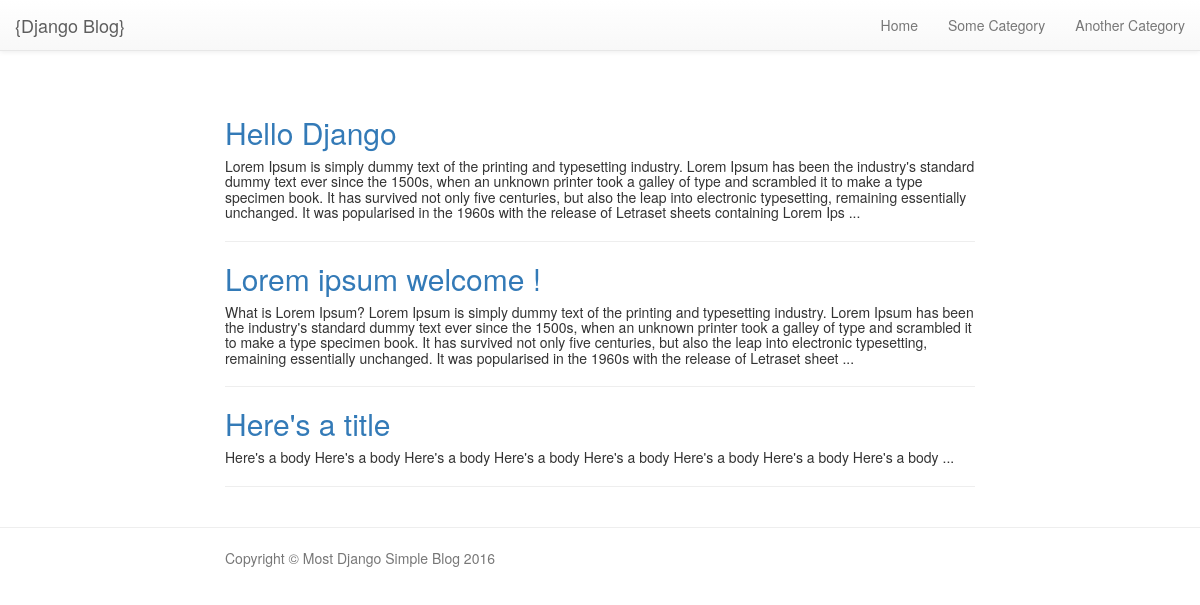
The page / on the database its author committed.
### blog/models.py (models this page shows, shortened)
class Category(models.Model):
	name = models.CharField(max_length=80)

class Post(models.Model):
    title 	= models.CharField(max_length=80)
    content = models.TextField()
    category =models.ForeignKey(Category, on_delete=models.CASCADE)

### blog/views.py (the view)
# urls.py: url(r'^$', Index, name='index'),
def Index(request):
	posts = models.Post.objects.all()
	categories = models.Category.objects.all()
	context = {'posts': posts, 'categories': categories}
	return render(request, 'index.html', context)

### blog/templates/index.html (shortened to what this page needs)
{% extends "master.html" %}
{% block content %}
    <div class="container" style="margin-top: 8%">
        <div class="row">
            <div class="col-lg-8 col-lg-offset-2 col-md-10 col-md-offset-1">
            {% for post in posts %}
                <div class="post-preview">
                    <a href="/post/{{post.id}}">
                        <h2 class="post-title">
                            {{ post.title }}
                        </h2>
                    </a>
                        <h5 class="post-subtitle">
                            {{ post.content|slice:":455"}} ...
                        </h5>
                </div>
                <hr>
                {% endfor %}
            </div>
        </div>
    </div>
{% endblock %}

### blog/templates/master.html (shortened to what this page needs)
<!DOCTYPE html>
<html lang="en">
<head>
<link rel="stylesheet" href="https://maxcdn.bootstrapcdn.com/bootstrap/3.3.7/css/bootstrap.min.css">
<link rel="stylesheet" href="https://maxcdn.bootstrapcdn.com/bootstrap/3.3.7/css/bootstrap-theme.min.css">
</head>
<body>
    <nav class="navbar navbar-default navbar-custom navbar-fixed-top">
        <div class="container-fluid">
            <div class="navbar-header page-scroll">
                <a class="navbar-brand" href="/">{Django Blog}</a>
            </div>
            <div class="collapse navbar-collapse" id="bs-example-navbar-collapse-1">
                <ul class="nav navbar-nav navbar-right">
                    <li>
                        <a href="/">Home</a>
                    </li>
                    {% for category in categories %}
                    <li>
                        <a href="/category/{{category.id}}">{{category.name}}</a>
                    </li>
                    {% endfor %}
                </ul>
            </div>
        </div>
    </nav>
    {% block content %}
    {%endblock %}
    <hr>
    <footer>
        <div class="container">
            <div class="row">
                <div class="col-lg-8 col-lg-offset-2 col-md-10 col-md-offset-1">
                    <p class="copyright text-muted">Copyright &copy; Most Django Simple Blog 2016</p>
                </div>
            </div>
        </div>
    </footer>
</body>
</html>

### rows shown on the page
Category: name "Some Category"
Category: name "Another Category"
Post: title "Hello Django", content "Lorem Ipsum is simply dummy text of the printing and typesetting industry. Lorem Ipsum has been the industry's standard dummy text ever since the 1500s, when an unknown printer took a galley of type and scrambled it to make a type specimen book. It has survived not only five centuries, but also the leap into electronic typesetting, remaining essentially unchanged. It was popularised in the 1960s with the release of Letraset sheets containing Lorem Ips"
Post: title "Lorem ipsum welcome !", content "What is Lorem Ipsum? Lorem Ipsum is simply dummy text of the printing and typesetting industry. Lorem Ipsum has been the industry's standard dummy text ever since the 1500s, when an unknown printer took a galley of type and scrambled it to make a type specimen book. It has survived not only five centuries, but also the leap into electronic typesetting, remaining essentially unchanged. It was popularised in the 1960s with the release of Letraset sheet"
Post: title "Here's a title", content "Here's a body Here's a body Here's a body Here's a body Here's a body Here's a body Here's a body Here's a body"
